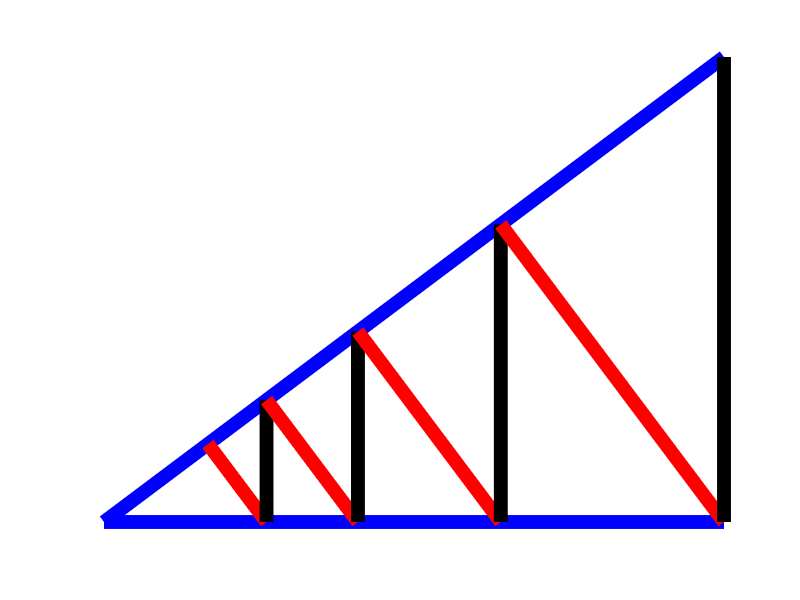

MATLAB code to generate this figure:
Spessore = 10;

CoeffTrasverso = 0.75;
CardTrasverso = 5;
XTrasverso = 5;
YTrasverso = CoeffTrasverso * XTrasverso;

for k=2:CardTrasverso
	XTrasverso = [XTrasverso, XTrasverso(end) + CoeffTrasverso * YTrasverso(end)];
	YTrasverso = [YTrasverso, CoeffTrasverso * XTrasverso(end)];
endfor

Destra = XTrasverso(end);

Immagine = figure("visible","off");
axis("equal");
axis off;
hold on;
plot([0 Destra],[0 0],"-b","linewidth",Spessore);
plot([0 Destra],[0 CoeffTrasverso * Destra],"-b","linewidth",Spessore);
for k=2:CardTrasverso
	plot([XTrasverso(k - 1) XTrasverso(k)],[YTrasverso(k - 1) 0],"-r","linewidth",Spessore);
	plot([XTrasverso(k) XTrasverso(k)],[0 YTrasverso(k)],"-k","linewidth",Spessore);
endfor
print(Immagine, "Immagine_Geometrie_Macchina1.png");
